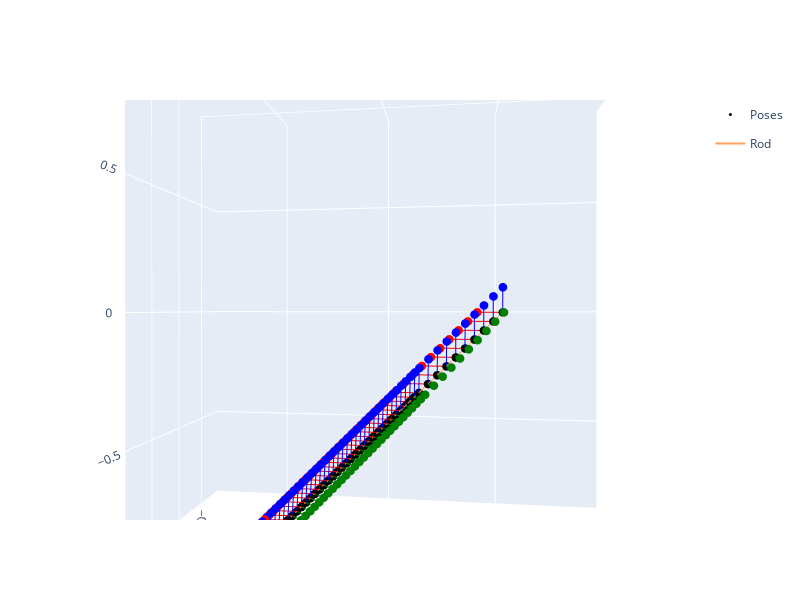

Notebook cell for this chart:
### Code cell
R = rot.from_quat(bvp_soln.y[3:7, :].T).as_matrix()

f_gravity_world = np.transpose(R, [0, 2, 1]) @ np.array([[0, 0, -9.8]]).T
f_gravity_world = np.squeeze(f_gravity_world).T

fig = go.Figure()
plot_transforms(bvp_soln.y[0:3, :], bvp_soln.y[3:7, :], fig=fig)

fig.add_trace(go.Scatter3d(
    x=bvp_soln.y[0, :],
    y=bvp_soln.y[1, :],
    z=bvp_soln.y[2, :],
    name="Rod",
    mode="lines"
))

fig.update_layout(
    scene=dict(
        aspectmode='manual',
        xaxis=dict(range=new_ranges[0, :]),
        yaxis=dict(range=new_ranges[1, :]),
        zaxis=dict(range=new_ranges[2, :])
    ),
    height=600,
    width=800,
)

### Figure 1 — Plotly figure (JSON) as saved in the notebook; plotly's stock layout.template omitted (floating-point values rounded to 4 significant figures; data arrays with more than 128 entries replaced by an {"elided": "..."} marker saying what was removed)
{"data": [{"legendgroup": "poses", "marker": {"color": "red", "size": 3}, "mode": "lines+markers", "name": "x", "showlegend": false, "type": "scatter3d", "x": {"elided": "138 float values"}, "y": {"elided": "138 float values"}, "z": {"elided": "138 float values"}}, {"legendgroup": "poses", "marker": {"color": "green", "size": 3}, "mode": "lines+markers", "name": "y", "showlegend": false, "type": "scatter3d", "x": {"elided": "138 float values"}, "y": {"elided": "138 float values"}, "z": {"elided": "138 float values"}}, {"legendgroup": "poses", "marker": {"color": "blue", "size": 3}, "mode": "lines+markers", "name": "z", "showlegend": false, "type": "scatter3d", "x": {"elided": "138 float values"}, "y": {"elided": "138 float values"}, "z": {"elided": "138 float values"}}, {"legendgroup": "poses", "marker": {"color": "black", "size": 3}, "mode": "markers", "name": "Poses", "type": "scatter3d", "x": [1.076e-19, 0.03704, 0.07405, 0.111, 0.1479, 0.1848, 0.2215, 0.2582, 0.2947, 0.3311, 0.3493, 0.3674, 0.3855, 0.4035, 0.4215, 0.4395, 0.4575, 0.4754, 0.4932, 0.5111, 0.5289, 0.5467, 0.5644, 0.5821, 0.5997, 0.6174, 0.635, 0.6525, 0.6701, 0.6876, 0.7051, 0.7226, 0.74, 0.7574, 0.7748, 0.7922, 0.8095, 0.8269, 0.8442, 0.8615, 0.8788, 0.8961, 0.9134, 0.9307, 0.9479, 0.9652], "y": [-9.789e-22, 0.000643, 0.002548, 0.005679, 0.009995, 0.01546, 0.02202, 0.02965, 0.03828, 0.04789, 0.05304, 0.05841, 0.064, 0.06981, 0.07582, 0.08202, 0.08842, 0.09501, 0.1018, 0.1087, 0.1158, 0.1231, 0.1305, 0.1381, 0.1458, 0.1537, 0.1616, 0.1697, 0.178, 0.1863, 0.1947, 0.2032, 0.2119, 0.2206, 0.2293, 0.2382, 0.2471, 0.2561, 0.2651, 0.2741, 0.2832, 0.2924, 0.3015, 0.3107, 0.3199, 0.3291], "z": [6.335e-23, -0.03629, -0.07256, -0.1088, -0.1449, -0.181, -0.217, -0.2529, -0.2886, -0.3243, -0.3421, -0.3598, -0.3775, -0.3952, -0.4128, -0.4304, -0.448, -0.4656, -0.4831, -0.5005, -0.518, -0.5354, -0.5528, -0.5701, -0.5874, -0.6047, -0.622, -0.6392, -0.6564, -0.6736, -0.6907, -0.7079, -0.725, -0.7421, -0.7591, -0.7762, -0.7932, -0.8102, -0.8272, -0.8442, -0.8612, -0.8782, -0.8952, -0.9121, -0.9291, -0.9461]}, {"mode": "lines", "name": "Rod", "type": "scatter3d", "x": [1.076e-19, 0.03704, 0.07405, 0.111, 0.1479, 0.1848, 0.2215, 0.2582, 0.2947, 0.3311, 0.3493, 0.3674, 0.3855, 0.4035, 0.4215, 0.4395, 0.4575, 0.4754, 0.4932, 0.5111, 0.5289, 0.5467, 0.5644, 0.5821, 0.5997, 0.6174, 0.635, 0.6525, 0.6701, 0.6876, 0.7051, 0.7226, 0.74, 0.7574, 0.7748, 0.7922, 0.8095, 0.8269, 0.8442, 0.8615, 0.8788, 0.8961, 0.9134, 0.9307, 0.9479, 0.9652], "y": [-9.789e-22, 0.000643, 0.002548, 0.005679, 0.009995, 0.01546, 0.02202, 0.02965, 0.03828, 0.04789, 0.05304, 0.05841, 0.064, 0.06981, 0.07582, 0.08202, 0.08842, 0.09501, 0.1018, 0.1087, 0.1158, 0.1231, 0.1305, 0.1381, 0.1458, 0.1537, 0.1616, 0.1697, 0.178, 0.1863, 0.1947, 0.2032, 0.2119, 0.2206, 0.2293, 0.2382, 0.2471, 0.2561, 0.2651, 0.2741, 0.2832, 0.2924, 0.3015, 0.3107, 0.3199, 0.3291], "z": [6.335e-23, -0.03629, -0.07256, -0.1088, -0.1449, -0.181, -0.217, -0.2529, -0.2886, -0.3243, -0.3421, -0.3598, -0.3775, -0.3952, -0.4128, -0.4304, -0.448, -0.4656, -0.4831, -0.5005, -0.518, -0.5354, -0.5528, -0.5701, -0.5874, -0.6047, -0.622, -0.6392, -0.6564, -0.6736, -0.6907, -0.7079, -0.725, -0.7421, -0.7591, -0.7762, -0.7932, -0.8102, -0.8272, -0.8442, -0.8612, -0.8782, -0.8952, -0.9121, -0.9291, -0.9461]}], "layout": {"height": 600, "scene": {"aspectmode": "auto", "aspectratio": {"x": 1.364, "y": 0.5406, "z": 1.356}, "camera": {"center": {"x": 0, "y": 0, "z": 0}, "eye": {"x": -0.1888, "y": 1.538, "z": 0.002571}, "projection": {"type": "perspective"}, "up": {"x": -0.01751, "y": 0.03059, "z": 0.9994}}, "xaxis": {"range": [-0.4533, 1.36], "type": "linear"}, "yaxis": {"range": [-0.9029, 0.9103], "type": "linear"}, "zaxis": {"range": [-0.8976, 0.9156], "type": "linear"}}, "width": 800}}
